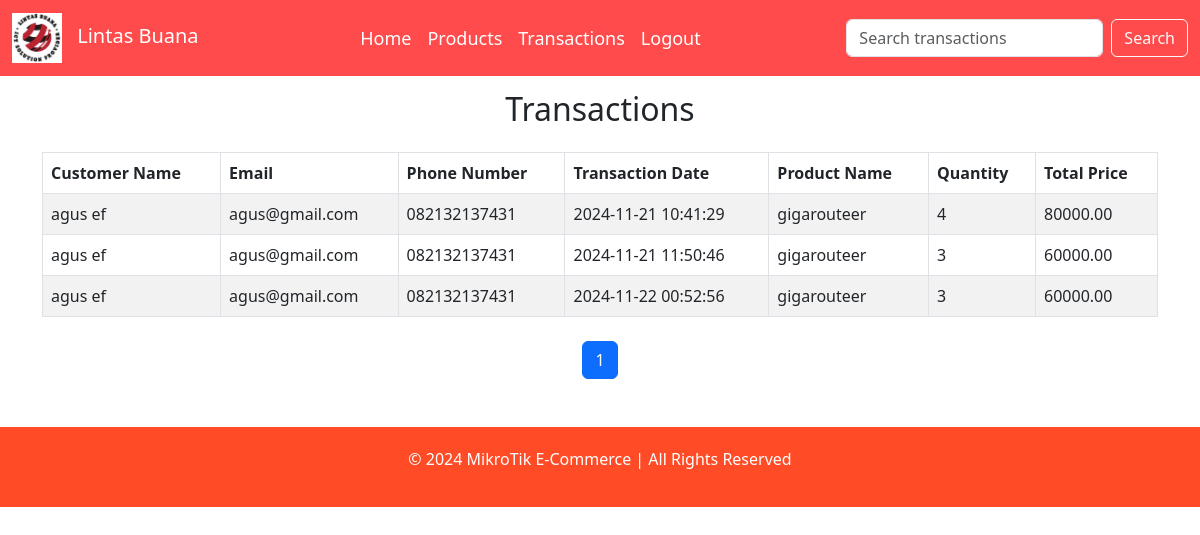
The app's page /admin/transactions.php (signed in) with its own data.
### tables this page shows
CREATE TABLE `transaction` (
  `transaction_id` int(11) NOT NULL,
  `transaction_date` datetime DEFAULT current_timestamp(),
  `customer_id` int(11) DEFAULT NULL
);

CREATE TABLE `customer` (
  `customer_id` int(11) NOT NULL,
  `first_name` varchar(100) NOT NULL,
  `last_name` varchar(100) NOT NULL,
  `email` varchar(100) NOT NULL,
  `phone_number` varchar(20) DEFAULT NULL,
  `customer_address` varchar(255) NOT NULL
);

CREATE TABLE `product` (
  `product_id` int(11) NOT NULL,
  `product_name` varchar(100) NOT NULL,
  `product_price` decimal(10,2) NOT NULL,
  `product_description` text DEFAULT NULL,
  `category_id` int(11) DEFAULT NULL,
  `product_image` varchar(255) NOT NULL,
  `product_stock` int(11) DEFAULT NULL
);

CREATE TABLE `transaction_detail` (
  `transaction_detail_id` int(11) NOT NULL,
  `transaction_id` int(11) DEFAULT NULL,
  `product_id` int(11) DEFAULT NULL,
  `quantity` int(11) DEFAULT NULL,
  `total_price` decimal(10,2) DEFAULT NULL
);

### admin/transactions.php (the view, shortened to what this page needs)
<?php
include 'config.php';
$transactionsPerPage = 8;
$page = isset($_GET['page']) ? $_GET['page'] : 1;
$startFrom = ($page - 1) * $transactionsPerPage;
$searchQuery = isset($_GET['search']) ? $_GET['search'] : '';
if ($searchQuery != '') {
    $query = "SELECT t.transaction_id, t.transaction_date,
                 CONCAT(c.first_name, ' ', c.last_name) AS customer_name,
                 c.email, c.phone_number,
                 p.product_name, td.quantity, td.total_price
          FROM transaction t
          JOIN transaction_detail td ON t.transaction_id = td.transaction_id
          JOIN customer c ON t.customer_id = c.customer_id
          JOIN product p ON td.product_id = p.product_id
          WHERE c.first_name LIKE '%$searchQuery%'
             OR c.last_name LIKE '%$searchQuery%'
             OR p.product_name LIKE '%$searchQuery%'
             OR t.transaction_date LIKE '%$searchQuery%'
          LIMIT $startFrom, $transactionsPerPage";
} else {
    $query = "SELECT t.transaction_id, t.transaction_date,
                     CONCAT(c.first_name, ' ', c.last_name) AS customer_name,
                     c.email, c.phone_number,
                     p.product_name, td.quantity, td.total_price
              FROM transaction t
              JOIN transaction_detail td ON t.transaction_id = td.transaction_id
              JOIN customer c ON t.customer_id = c.customer_id
              JOIN product p ON td.product_id = p.product_id
              LIMIT $startFrom, $transactionsPerPage";
}
$result = mysqli_query($conn, $query);
?>
<!DOCTYPE html>
<html lang="en">
<head>
    <link href="style.css" rel="stylesheet">
    <link href="https://cdn.jsdelivr.net/npm/bootstrap@5.3.0-alpha1/dist/css/bootstrap.min.css" rel="stylesheet">
</head>
<body>
    <header>
        <nav class="navbar navbar-expand-lg navbar-dark fixed-top">
            <div class="container-fluid">
                <a class="navbar-brand" href="index.php">
                    <img src="images/logo.jpg" alt="Logo"> Lintas Buana
                </a>
                <div class="collapse navbar-collapse" id="navbarNav">
                    <ul class="navbar-nav ms-auto">
                        <li class="nav-item">
                            <a class="nav-link" href="index.php">Home</a>
                        </li>
                        <li class="nav-item">
                            <a class="nav-link active" href="products.php">Products</a>
                           <?php if(isset($_SESSION['admin'])): ?>
                            <li class="nav-item">
                                <a class="nav-link" href="transactions.php">Transactions</a>
                            </li>
                            <li class="nav-item">
                                <a class="nav-link" href="admin/logout.php">Logout</a>
                            </li>
                        <?php endif; ?>
                    </ul>
                    <form class="d-flex ms-auto" method="GET" action="transactions.php">
                        <input class="form-control me-2" type="search" placeholder="Search transactions" aria-label="Search" name="search" value="<?php echo $searchQuery; ?>">
                        <button class="btn btn-outline-light" type="submit">Search</button>
                    </form>
                </div>
            </div>
        </nav>
    </header>
    <section class="container my-5">
        <h2 class="text-center mb-4">Transactions</h2>
        <table class="table table-bordered table-striped">
            <thead>
                <tr>
                    <th>Customer Name</th>
                    <th>Email</th>
                    <th>Phone Number</th>
                    <th>Transaction Date</th>
                    <th>Product Name</th>
                    <th>Quantity</th>
                    <th>Total Price</th>
                </tr>
            </thead>
            <tbody>
                <?php
                if (mysqli_num_rows($result) > 0) {
                    while ($row = mysqli_fetch_assoc($result)) {
                        echo '<tr>
                                <td>' . $row['customer_name'] . '</td>
                                <td>' . $row['email'] . '</td>
                                <td>' . $row['phone_number'] . '</td>
                                <td>' . $row['transaction_date'] . '</td>
                                <td>' . $row['product_name'] . '</td>
                                <td>' . $row['quantity'] . '</td>
                                <td>' . $row['total_price'] . '</td>
                              </tr>';
                    }
                } else {
                    echo '<tr><td colspan="7" class="text-center">No transactions found.</td></tr>';
                }
                ?>
            </tbody>
        </table>
        <nav aria-label="Page navigation" class="mt-4">
            <ul class="pagination justify-content-center">
                <?php
                if ($searchQuery != '') {
                    $totalQuery = "SELECT COUNT(*) AS total
                                   FROM transaction t
                                   JOIN customer c ON t.customer_id = c.customer_id
                                   WHERE c.first_name LIKE '%$searchQuery%' OR c.last_name LIKE '%$searchQuery%'";
                } else {
                    $totalQuery = "SELECT COUNT(*) AS total FROM transaction";
                }
                $totalResult = mysqli_query($conn, $totalQuery);
                $totalRow = mysqli_fetch_assoc($totalResult);
                $totalTransactions = $totalRow['total'];
                $totalPages = ceil($totalTransactions / $transactionsPerPage);
                for ($i = 1; $i <= $totalPages; $i++) {
                    $activeClass = ($i == $page) ? 'active' : '';
                    echo "<li class='page-item $activeClass'><a class='page-link' href='transactions.php?page=$i&search=$searchQuery'>$i</a></li>";
                }
                ?>
            </ul>
        </nav>
    </section>
    <footer class="footer">
        <p>&copy; 2024 MikroTik E-Commerce | All Rights Reserved</p>
    </footer>
</body>
</html>

### admin/style.css (style rules this page uses)
body { background-color: #f4f4f4; color: #333; }
header { background-color: #FF4B4B; color: white; padding: 1px 0; }
.navbar.fixed-top { background-color: #FF4B4B !important; color: white; }
.footer { background-color: #FF4B26; color: white; padding: 20px 0; text-align: center; }
.navbar-brand img { width: 50px; height: 50px; margin-right: 10px; }
.navbar-dark .navbar-nav .nav-link { color: #ffffff; font-size: 18px; }

### admin/transactions.php (style rules this page uses)
body { padding-top: 40px; }

### records on screen
transaction: customer_name "agus ef", customer.email "agus@gmail.com", customer.phone_number "082132137431", transaction_date "2024-11-21 10:41:29", product.product_name "gigarouteer", transaction_detail.quantity "4", transaction_detail.total_price "80000.00"
transaction: customer_name "agus ef", customer.email "agus@gmail.com", customer.phone_number "082132137431", transaction_date "2024-11-21 11:50:46", product.product_name "gigarouteer", transaction_detail.quantity "3", transaction_detail.total_price "60000.00"
transaction: customer_name "agus ef", customer.email "agus@gmail.com", customer.phone_number "082132137431", transaction_date "2024-11-22 00:52:56", product.product_name "gigarouteer", transaction_detail.quantity "3", transaction_detail.total_price "60000.00"
